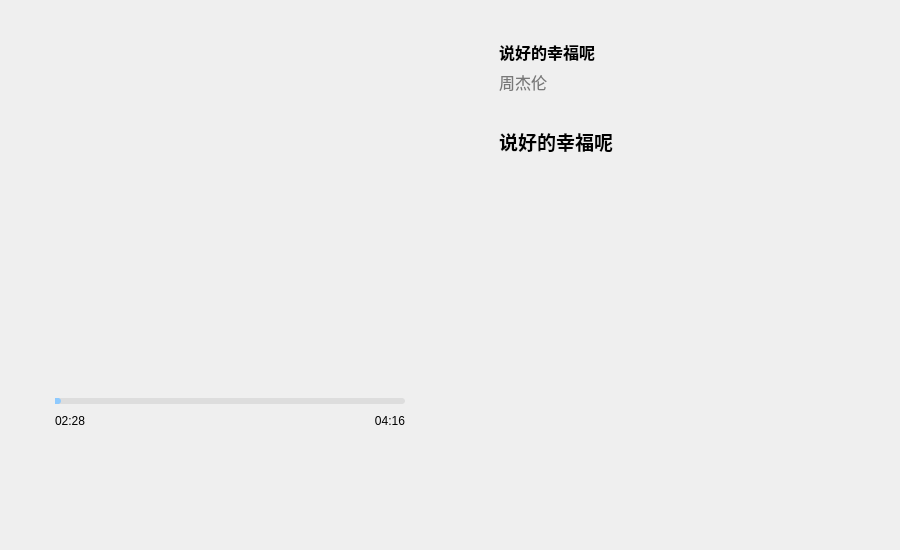
<?xml version="1.0" encoding="UTF-8"?>
<ui version="4.0">
 <class>Form</class>
 <widget class="QWidget" name="Form">
  <property name="geometry">
   <rect>
    <x>0</x>
    <y>0</y>
    <width>900</width>
    <height>550</height>
   </rect>
  </property>
  <property name="minimumSize">
   <size>
    <width>900</width>
    <height>550</height>
   </size>
  </property>
  <property name="windowTitle">
   <string>Form</string>
  </property>
  <layout class="QHBoxLayout" name="horizontalLayout_3">
   <property name="spacing">
    <number>40</number>
   </property>
   <property name="leftMargin">
    <number>0</number>
   </property>
   <property name="rightMargin">
    <number>0</number>
   </property>
   <property name="bottomMargin">
    <number>0</number>
   </property>
   <item>
    <spacer name="horizontalSpacer_5">
     <property name="orientation">
      <enum>Qt::Orientation::Horizontal</enum>
     </property>
     <property name="sizeHint" stdset="0">
      <size>
       <width>40</width>
       <height>20</height>
      </size>
     </property>
    </spacer>
   </item>
   <item>
    <widget class="QWidget" name="widget" native="true">
     <property name="minimumSize">
      <size>
       <width>400</width>
       <height>0</height>
      </size>
     </property>
     <property name="maximumSize">
      <size>
       <width>400</width>
       <height>16777215</height>
      </size>
     </property>
     <layout class="QVBoxLayout" name="verticalLayout_4">
      <property name="spacing">
       <number>0</number>
      </property>
      <property name="leftMargin">
       <number>0</number>
      </property>
      <property name="topMargin">
       <number>0</number>
      </property>
      <property name="rightMargin">
       <number>0</number>
      </property>
      <property name="bottomMargin">
       <number>0</number>
      </property>
      <item>
       <spacer name="verticalSpacer_2">
        <property name="orientation">
         <enum>Qt::Orientation::Vertical</enum>
        </property>
        <property name="sizeHint" stdset="0">
         <size>
          <width>20</width>
          <height>40</height>
         </size>
        </property>
       </spacer>
      </item>
      <item>
       <layout class="QHBoxLayout" name="horizontalLayout_2">
        <item>
         <spacer name="horizontalSpacer">
          <property name="orientation">
           <enum>Qt::Orientation::Horizontal</enum>
          </property>
          <property name="sizeHint" stdset="0">
           <size>
            <width>40</width>
            <height>20</height>
           </size>
          </property>
         </spacer>
        </item>
        <item>
         <widget class="QLabel" name="label_play_music_photo">
          <property name="minimumSize">
           <size>
            <width>300</width>
            <height>300</height>
           </size>
          </property>
          <property name="maximumSize">
           <size>
            <width>300</width>
            <height>300</height>
           </size>
          </property>
          <property name="text">
           <string/>
          </property>
          <property name="pixmap">
           <pixmap>album/0c68e9d6e6536502c45ea1a03e4635bc69b3c89ae4e388bfd3583fb5a431ae99.jpeg</pixmap>
          </property>
          <property name="scaledContents">
           <bool>true</bool>
          </property>
         </widget>
        </item>
        <item>
         <spacer name="horizontalSpacer_2">
          <property name="orientation">
           <enum>Qt::Orientation::Horizontal</enum>
          </property>
          <property name="sizeHint" stdset="0">
           <size>
            <width>40</width>
            <height>20</height>
           </size>
          </property>
         </spacer>
        </item>
       </layout>
      </item>
      <item>
       <spacer name="verticalSpacer_4">
        <property name="orientation">
         <enum>Qt::Orientation::Vertical</enum>
        </property>
        <property name="sizeType">
         <enum>QSizePolicy::Policy::Fixed</enum>
        </property>
        <property name="sizeHint" stdset="0">
         <size>
          <width>20</width>
          <height>30</height>
         </size>
        </property>
       </spacer>
      </item>
      <item>
       <widget class="QWidget" name="widget_3" native="true">
        <property name="minimumSize">
         <size>
          <width>0</width>
          <height>40</height>
         </size>
        </property>
        <property name="maximumSize">
         <size>
          <width>16777215</width>
          <height>40</height>
         </size>
        </property>
        <layout class="QHBoxLayout" name="horizontalLayout_4">
         <property name="spacing">
          <number>0</number>
         </property>
         <property name="leftMargin">
          <number>0</number>
         </property>
         <property name="topMargin">
          <number>0</number>
         </property>
         <property name="rightMargin">
          <number>0</number>
         </property>
         <property name="bottomMargin">
          <number>0</number>
         </property>
         <item>
          <spacer name="horizontalSpacer_6">
           <property name="orientation">
            <enum>Qt::Orientation::Horizontal</enum>
           </property>
           <property name="sizeHint" stdset="0">
            <size>
             <width>21</width>
             <height>20</height>
            </size>
           </property>
          </spacer>
         </item>
         <item>
          <layout class="QVBoxLayout" name="verticalLayout">
           <property name="spacing">
            <number>0</number>
           </property>
           <item>
            <widget class="QSlider" name="horizontalSlider_music_progress_bar">
             <property name="minimumSize">
              <size>
               <width>350</width>
               <height>20</height>
              </size>
             </property>
             <property name="maximumSize">
              <size>
               <width>350</width>
               <height>20</height>
              </size>
             </property>
             <property name="styleSheet">
              <string notr="true">QSlider::groove:horizontal {
	height: 6px;
	background: #ddd;
	border-radius: 3px;
}
QSlider::handle:horizontal {
	background: #8FCAFE;
	width: 6px;
	height: 6px;
	border-radius: 3px;
}
QSlider::sub-page:horizontal {
	background: #8FCAFE;
	border-radius: 3px;
}</string>
             </property>
             <property name="orientation">
              <enum>Qt::Orientation::Horizontal</enum>
             </property>
            </widget>
           </item>
           <item>
            <layout class="QHBoxLayout" name="horizontalLayout">
             <property name="spacing">
              <number>0</number>
             </property>
             <item>
              <widget class="QLabel" name="label_music_time">
               <property name="minimumSize">
                <size>
                 <width>30</width>
                 <height>0</height>
                </size>
               </property>
               <property name="text">
                <string>&lt;html&gt;&lt;head/&gt;&lt;body&gt;&lt;p&gt;02:28&lt;/p&gt;&lt;/body&gt;&lt;/html&gt;</string>
               </property>
               <property name="alignment">
                <set>Qt::AlignmentFlag::AlignLeading|Qt::AlignmentFlag::AlignLeft|Qt::AlignmentFlag::AlignVCenter</set>
               </property>
              </widget>
             </item>
             <item>
              <spacer name="horizontalSpacer_3">
               <property name="orientation">
                <enum>Qt::Orientation::Horizontal</enum>
               </property>
               <property name="sizeHint" stdset="0">
                <size>
                 <width>40</width>
                 <height>20</height>
                </size>
               </property>
              </spacer>
             </item>
             <item>
              <widget class="QLabel" name="label_play_music_duration">
               <property name="minimumSize">
                <size>
                 <width>30</width>
                 <height>0</height>
                </size>
               </property>
               <property name="text">
                <string>&lt;html&gt;&lt;head/&gt;&lt;body&gt;&lt;p&gt;04:16&lt;/p&gt;&lt;/body&gt;&lt;/html&gt;</string>
               </property>
               <property name="alignment">
                <set>Qt::AlignmentFlag::AlignRight|Qt::AlignmentFlag::AlignTrailing|Qt::AlignmentFlag::AlignVCenter</set>
               </property>
              </widget>
             </item>
            </layout>
           </item>
          </layout>
         </item>
         <item>
          <spacer name="horizontalSpacer_7">
           <property name="orientation">
            <enum>Qt::Orientation::Horizontal</enum>
           </property>
           <property name="sizeHint" stdset="0">
            <size>
             <width>21</width>
             <height>20</height>
            </size>
           </property>
          </spacer>
         </item>
        </layout>
       </widget>
      </item>
      <item>
       <widget class="QWidget" name="widget_play" native="true">
        <property name="minimumSize">
         <size>
          <width>200</width>
          <height>70</height>
         </size>
        </property>
        <property name="maximumSize">
         <size>
          <width>16777215</width>
          <height>70</height>
         </size>
        </property>
        <layout class="QHBoxLayout" name="horizontalLayout_5">
         <property name="spacing">
          <number>10</number>
         </property>
         <property name="leftMargin">
          <number>0</number>
         </property>
         <property name="topMargin">
          <number>5</number>
         </property>
         <property name="rightMargin">
          <number>0</number>
         </property>
         <property name="bottomMargin">
          <number>0</number>
         </property>
         <item>
          <widget class="QLabel" name="label_play_type">
           <property name="minimumSize">
            <size>
             <width>25</width>
             <height>25</height>
            </size>
           </property>
           <property name="maximumSize">
            <size>
             <width>25</width>
             <height>25</height>
            </size>
           </property>
           <property name="text">
            <string/>
           </property>
           <property name="pixmap">
            <pixmap>media/repeat.svg</pixmap>
           </property>
           <property name="scaledContents">
            <bool>true</bool>
           </property>
          </widget>
         </item>
         <item>
          <widget class="QLabel" name="label_previous_music">
           <property name="minimumSize">
            <size>
             <width>45</width>
             <height>45</height>
            </size>
           </property>
           <property name="maximumSize">
            <size>
             <width>45</width>
             <height>45</height>
            </size>
           </property>
           <property name="text">
            <string/>
           </property>
           <property name="pixmap">
            <pixmap>media/backward_end_fill.svg</pixmap>
           </property>
           <property name="scaledContents">
            <bool>true</bool>
           </property>
          </widget>
         </item>
         <item>
          <widget class="QLabel" name="label_play_music">
           <property name="minimumSize">
            <size>
             <width>45</width>
             <height>45</height>
            </size>
           </property>
           <property name="maximumSize">
            <size>
             <width>45</width>
             <height>45</height>
            </size>
           </property>
           <property name="text">
            <string/>
           </property>
           <property name="pixmap">
            <pixmap>media/play_circle_fill.svg</pixmap>
           </property>
           <property name="scaledContents">
            <bool>true</bool>
           </property>
          </widget>
         </item>
         <item>
          <widget class="QLabel" name="label_next_music">
           <property name="minimumSize">
            <size>
             <width>45</width>
             <height>45</height>
            </size>
           </property>
           <property name="maximumSize">
            <size>
             <width>45</width>
             <height>45</height>
            </size>
           </property>
           <property name="text">
            <string/>
           </property>
           <property name="pixmap">
            <pixmap>media/forward_end_fill.svg</pixmap>
           </property>
           <property name="scaledContents">
            <bool>true</bool>
           </property>
          </widget>
         </item>
         <item>
          <widget class="QLabel" name="label_play_music_list">
           <property name="minimumSize">
            <size>
             <width>25</width>
             <height>25</height>
            </size>
           </property>
           <property name="maximumSize">
            <size>
             <width>25</width>
             <height>25</height>
            </size>
           </property>
           <property name="text">
            <string/>
           </property>
           <property name="pixmap">
            <pixmap>media/music_note_list.svg</pixmap>
           </property>
           <property name="scaledContents">
            <bool>true</bool>
           </property>
          </widget>
         </item>
        </layout>
       </widget>
      </item>
      <item>
       <spacer name="verticalSpacer_3">
        <property name="orientation">
         <enum>Qt::Orientation::Vertical</enum>
        </property>
        <property name="sizeHint" stdset="0">
         <size>
          <width>20</width>
          <height>40</height>
         </size>
        </property>
       </spacer>
      </item>
     </layout>
    </widget>
   </item>
   <item>
    <widget class="QWidget" name="widget_2" native="true">
     <property name="minimumSize">
      <size>
       <width>400</width>
       <height>0</height>
      </size>
     </property>
     <property name="maximumSize">
      <size>
       <width>400</width>
       <height>16777215</height>
      </size>
     </property>
     <layout class="QVBoxLayout" name="verticalLayout_5">
      <property name="spacing">
       <number>10</number>
      </property>
      <property name="leftMargin">
       <number>20</number>
      </property>
      <property name="topMargin">
       <number>20</number>
      </property>
      <property name="rightMargin">
       <number>0</number>
      </property>
      <property name="bottomMargin">
       <number>20</number>
      </property>
      <item>
       <widget class="QWidget" name="widget_music_message" native="true">
        <layout class="QVBoxLayout" name="verticalLayout_3">
         <item>
          <widget class="QLabel" name="label_play_music_name">
           <property name="minimumSize">
            <size>
             <width>0</width>
             <height>0</height>
            </size>
           </property>
           <property name="maximumSize">
            <size>
             <width>16777215</width>
             <height>16777215</height>
            </size>
           </property>
           <property name="text">
            <string>&lt;html&gt;&lt;head/&gt;&lt;body&gt;&lt;p&gt;&lt;span style=&quot; font-size:12pt; font-weight:700;&quot;&gt;说好的幸福呢&lt;/span&gt;&lt;/p&gt;&lt;/body&gt;&lt;/html&gt;</string>
           </property>
           <property name="alignment">
            <set>Qt::AlignmentFlag::AlignLeading|Qt::AlignmentFlag::AlignLeft|Qt::AlignmentFlag::AlignVCenter</set>
           </property>
          </widget>
         </item>
         <item>
          <widget class="QLabel" name="label_play_music_signer">
           <property name="minimumSize">
            <size>
             <width>0</width>
             <height>0</height>
            </size>
           </property>
           <property name="maximumSize">
            <size>
             <width>16777215</width>
             <height>16777215</height>
            </size>
           </property>
           <property name="text">
            <string>&lt;html&gt;&lt;head/&gt;&lt;body&gt;&lt;p&gt;&lt;span style=&quot; font-size:12pt; color:#787878;&quot;&gt;周杰伦&lt;/span&gt;&lt;/p&gt;&lt;/body&gt;&lt;/html&gt;</string>
           </property>
           <property name="alignment">
            <set>Qt::AlignmentFlag::AlignLeading|Qt::AlignmentFlag::AlignLeft|Qt::AlignmentFlag::AlignVCenter</set>
           </property>
          </widget>
         </item>
        </layout>
       </widget>
      </item>
      <item>
       <widget class="QScrollArea" name="scrollArea">
        <property name="minimumSize">
         <size>
          <width>0</width>
          <height>40</height>
         </size>
        </property>
        <property name="styleSheet">
         <string notr="true">background-color: transparent;
border: none;</string>
        </property>
        <property name="verticalScrollBarPolicy">
         <enum>Qt::ScrollBarPolicy::ScrollBarAlwaysOff</enum>
        </property>
        <property name="horizontalScrollBarPolicy">
         <enum>Qt::ScrollBarPolicy::ScrollBarAlwaysOff</enum>
        </property>
        <property name="widgetResizable">
         <bool>true</bool>
        </property>
        <widget class="QWidget" name="scrollAreaWidgetContents">
         <property name="geometry">
          <rect>
           <x>0</x>
           <y>0</y>
           <width>380</width>
           <height>425</height>
          </rect>
         </property>
         <layout class="QVBoxLayout" name="verticalLayout_2">
          <item>
           <widget class="QLabel" name="label_lyrics">
            <property name="minimumSize">
             <size>
              <width>0</width>
              <height>40</height>
             </size>
            </property>
            <property name="maximumSize">
             <size>
              <width>16777215</width>
              <height>16777215</height>
             </size>
            </property>
            <property name="text">
             <string>&lt;html&gt;&lt;head/&gt;&lt;body&gt;&lt;p&gt;&lt;span style=&quot; font-size:14pt; font-weight:700;&quot;&gt;说好的幸福呢&lt;/span&gt;&lt;/p&gt;&lt;/body&gt;&lt;/html&gt;</string>
            </property>
            <property name="alignment">
             <set>Qt::AlignmentFlag::AlignLeading|Qt::AlignmentFlag::AlignLeft|Qt::AlignmentFlag::AlignVCenter</set>
            </property>
            <property name="wordWrap">
             <bool>true</bool>
            </property>
           </widget>
          </item>
          <item>
           <spacer name="verticalSpacer">
            <property name="orientation">
             <enum>Qt::Orientation::Vertical</enum>
            </property>
            <property name="sizeHint" stdset="0">
             <size>
              <width>20</width>
              <height>122</height>
             </size>
            </property>
           </spacer>
          </item>
         </layout>
        </widget>
       </widget>
      </item>
     </layout>
    </widget>
   </item>
   <item>
    <spacer name="horizontalSpacer_4">
     <property name="orientation">
      <enum>Qt::Orientation::Horizontal</enum>
     </property>
     <property name="sizeHint" stdset="0">
      <size>
       <width>40</width>
       <height>20</height>
      </size>
     </property>
    </spacer>
   </item>
  </layout>
 </widget>
 <resources/>
 <connections/>
</ui>
